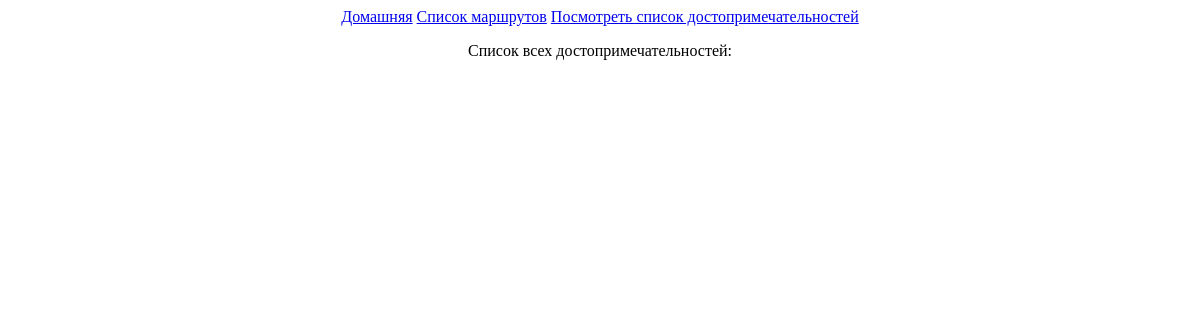
The page /select-point on the database as committed earlier.
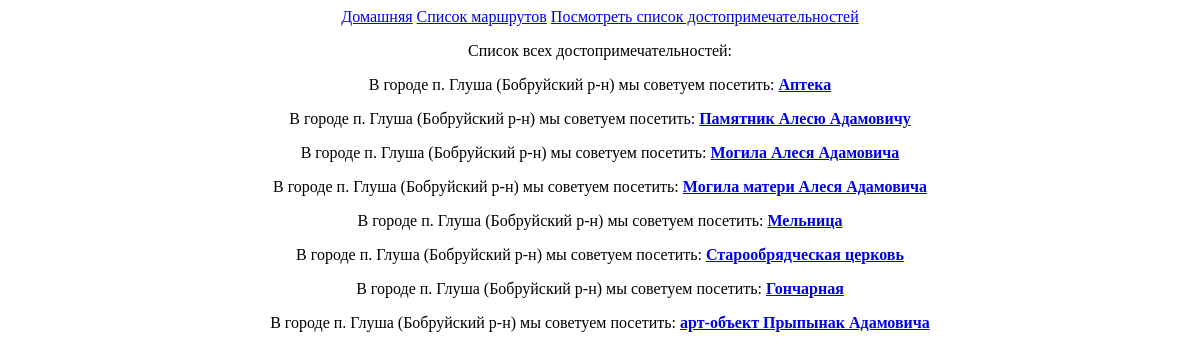
The same page on the database as committed later.
### app/models.py (models this page shows, shortened)
class MapPoints(db.Model, SerializerMixin):
    serialize_only = ('id', 'name', 'city', 'pointX', 'pointY')
    id = db.Column(db.Integer, primary_key=True)
    city = db.Column(db.String(120), index=True, unique=False)
    name = db.Column(db.String(120), index=True, unique=False)
    description = db.Column(db.String(1000), index=True, unique=False)
    pointX = db.Column(db.Float, index=True, unique=False)
    pointY = db.Column(db.Float, index=True, unique=False)
    @property
    def serialize(self):
       return {
           'id'         : self.id,
           'city'       : self.city,
           'name'       : self.name,
           'pointX'     : self.pointX,
           'pointY'     : self.pointY
       }

### app/routes.py (the view)
@app.route('/select-point')
def selectPoint():
    points = [i.serialize for i in MapPoints.query.all()]
    title = 'Выбор точки'
    return render_template('selectPoint.html', title=title, points = points)

### app/templates/selectPoint.html
{% extends "header.html" %}
{% block content %}
<p>Список всех достопримечательностей:</p>
{% for point in points %}
<div><p>В городе {{ point.city }} мы советуем посетить: <a href="/goto-point?pointId={{ point.id }}"><b>{{ point.name }}</b></a></p></div>
{% endfor %}
{% endblock %}

### app/templates/header.html (shortened to what this page needs)
<html>
    <head>
    </head>
    <body>
        <center><div>
            <a href="/index">Домашняя</a>
            <a href="/select-route">Список маршрутов</a>
            <a href="/select-point">Посмотреть список достопримечательностей</a>
        </div>
        {% block content %}{% endblock %}</center>
    </body>
</html>

Rows that differ between the two databases and show on the page:
added MapPoints: city "п. Глуша (Бобруйский р-н)", name "Аптека"
added MapPoints: city "п. Глуша (Бобруйский р-н)", name "Памятник Алесю Адамовичу"
added MapPoints: city "п. Глуша (Бобруйский р-н)", name "Могила Алеся Адамовича"
added MapPoints: city "п. Глуша (Бобруйский р-н)", name "Могила матери Алеся Адамовича"
added MapPoints: city "п. Глуша (Бобруйский р-н)", name "Мельница"
added MapPoints: city "п. Глуша (Бобруйский р-н)", name "Старообрядческая церковь"
added MapPoints: city "п. Глуша (Бобруйский р-н)", name "Гончарная"
added MapPoints: city "п. Глуша (Бобруйский р-н)", name "арт-объект Прыпынак Адамовича"
